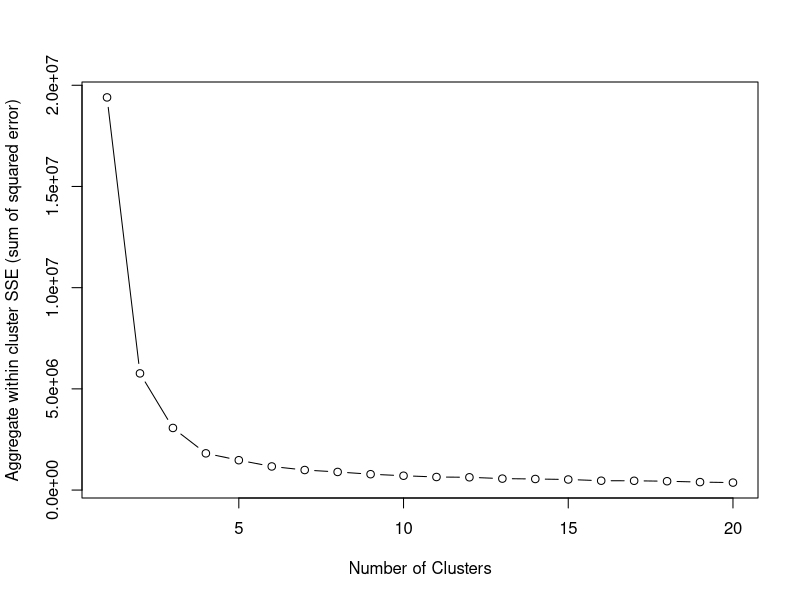

Write the R code that produced this figure.
###
#
# Introduction to Clustering demo
#
#     k-means clustering
#
# History:
#
#     2018/07/11   Initial code (copied from other example documents)     walter johnston
#
###
#
#     k-means algorithm description/explanation:
#
#          user- supplied input parameters:
#
#                k:         number of clusters
#                nstart:    number of initializing trials
#                iter.max:  maximum number of iterations (repetitions)
#
#          (1) randomize observations into "k" initial groups (keep best of "nstart" trials)
#          (2) calculate centroid (vector of arithmetic means) for each cluster
#          (3) calculate within-sum-of-squares (ESS) for each cluster (retain value)
#          (4) re-assign observations into closest cluster 
#                 (distance from centroid; retain count of re-assignments)
#          (5) if iterations <= "iter.max" and count of re-assignments > 0, go to (2)
#          (6) finished
#
###
# code to fetch the package if it is not present

if ( !require(MASS) ) {
  install.packages('MASS'); library(MASS) }

data(Boston)                                 # from MASS

###
# standardize the variables to eliminate scale effects
#
# filter for complete cases (no missing data)
#
# transform each variable into a Z-score via scale()
###
myBoston        <- Boston[ complete.cases(Boston), ]

#myBoston        <- scale(myBoston) 

###
#
# kmeans: fixed number of clusters
#
#   cluster data based on error-sum-of-squares
#   random starting points
#   user specified number of clusters
#   user specified number of starting trials (best one is automatically selected)
#   user specified maximum number of iterations
#
###
#   user choices
#
seed            <- 1     # random number generator seed
minClusters     <- 1     # minimum number of clusters (see code)
maxClusters     <- 20    # maximum number of clusters (see code)
km.nstart       <- 10    # number of starting trials
km.iter.max     <- 20    # iteration limit

# track the behavior (initialize to an illegal value) [ total within-ss ] (elbow method)
sse             <- rep(-1, maxClusters)

# test results for each clustering scenario
for (i in minClusters:maxClusters) {
  set.seed(seed)                          # reset RNG each time
  sse[i]      <- kmeans(myBoston,
                        centers=i,
                        nstart=km.nstart,
                        iter.max=km.iter.max)$tot.withinss
}

# plot results to find optimal tradeoff (num clusters v. total winthin-ss)
plot( minClusters:maxClusters,
      sse,
      type="b",
      xlab="Number of Clusters",
      ylab="Aggregate within cluster SSE (sum of squared error)")